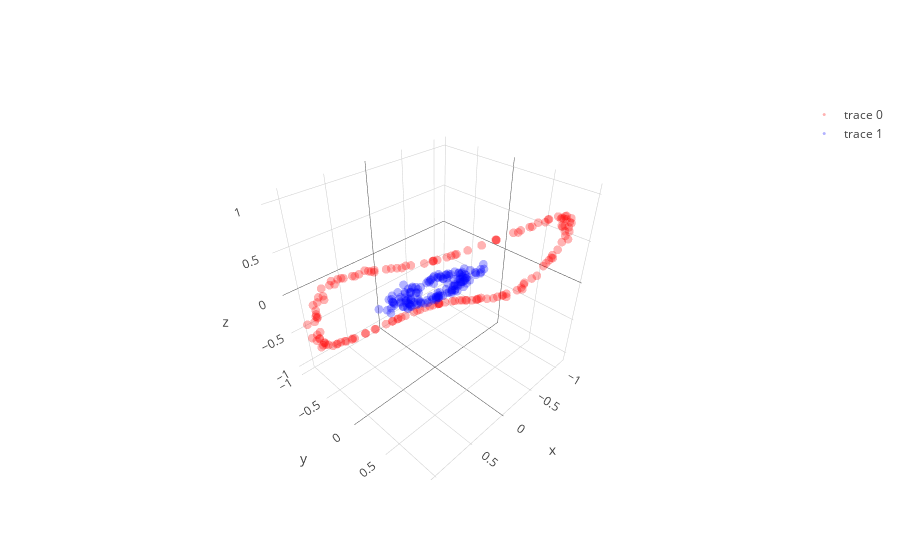

Notebook source saved alongside this figure:
### Code cell
# with all scale
expand_dim = 3
w1 = np.random.randn(2,expand_dim)
w2 = np.random.randn(expand_dim,1)

a = np.ones(expand_dim)
b = np.ones(expand_dim)
c = np.zeros(expand_dim)

w1 = _sym_decorrelation(w1)
w2 = w2/(np.sqrt(np.sum(w2**2)))

temp_X = np.copy(X)
mini_batch_size = 10
for iter in range(500):
    cum_loss = 0; temp_X   = shuffle(temp_X)
    
    for mini_batch in range(0,len(X),mini_batch_size):
        current_batch = temp_X[mini_batch:mini_batch+mini_batch_size]
        
        layer1 = current_batch @ w1
        layer1a= a*g(b*layer1)+c
#         layer1a= layer1a + (1/(iter+1))*np.random.randn(expand_dim)
        layer2 = layer1a       @ w2
        loss   = w2.T @ layer1a.T @ layer1a @ w2
        
        grad2 = -layer1a.T @ layer1a @ w2 
        grad1a= -layer1a@w2@w2.T
        grada = grad1a*g(b*layer1)
        gradb = grad1a*a*g_grad(b*layer1)*layer1
        gradc = grad1a
        grad1 = current_batch.T @(grad1a*a*g_grad(b*layer1)*b) - current_batch.T @ current_batch @ w1 

        w2 = w2 - 0.000009 * grad2
        a = a -   0.000005 * grada.mean(0)
        b = b -   0.000005 * gradb.mean(0)
        c = c -   0.000005 * gradc.mean(0)
        w1 = w1 - 0.000009 * grad1
        
        w1 = _sym_decorrelation(w1)
        w2 = w2/(np.sqrt(np.sum(w2**2)))
        cum_loss      = cum_loss + loss.mean()
        
    if iter%200==0:print('Iter : ',iter," Loss: ",cum_loss)

# projection
projected_mine = (a*g(b*(X @ w1))+c) @ w2

plt.figure(figsize=(20,5))
plt.subplot(1, 3, 1)
# plt.scatter(X[:, 0], X[:,1], color='red', alpha=0.5)
plt.scatter(X[y==0, 0], X[y==0, 1], color='red', alpha=0.5)
plt.scatter(X[y==1, 0], X[y==1, 1], color='blue', alpha=0.5)
plt.quiver(X.mean(0)[0], X.mean(0)[1], evector[0,0],evector[0,1], color=['b'], scale=2.5)
plt.quiver(X.mean(0)[0], X.mean(0)[1], evector[1,0],evector[1,1], color=['g'], scale=2.5)

plt.subplot(1, 3, 2,projection='3d')
one_layer_project = (a*g(b*(X @ w1))+c)
plt.scatter(one_layer_project[:,0],one_layer_project[:,1],one_layer_project[:,2], color='red')

plt.subplot(1, 3, 3)
# plt.scatter(projected_mine, np.zeros(len(projected_mine) ), color='red', alpha=0.5)
plt.scatter(projected_mine[y==0], np.zeros((len(projected_mine)//2)), color='red', alpha=0.5)
plt.scatter(projected_mine[y==1], np.zeros((len(projected_mine)//2)), color='blue', alpha=0.5)

plt.show()

trace1 = go.Scatter3d(
    x=one_layer_project[y==0,0],
    y=one_layer_project[y==0,1],
    z=one_layer_project[y==0,2],
    mode='markers',
    line=dict(color='red',width=0.5),
    marker=dict(size=3,opacity=0.3)
)

trace2 = go.Scatter3d(
    x=one_layer_project[y==1,0],
    y=one_layer_project[y==1,1],
    z=one_layer_project[y==1,2],
    mode='markers',
    line=dict(color='blue',width=0.5),
    marker=dict(size=3,opacity=0.3)
)
data = [trace1,trace2]
fig  = go.Figure(data=data)
iplot(fig)

### Figure 1 — Plotly figure (JSON) as saved in the notebook; plotly's stock layout.template omitted (floating-point values rounded to 4 significant figures; data arrays with more than 128 entries replaced by an {"elided": "..."} marker saying what was removed)
{"data": [{"line": {"color": "red", "width": 0.5}, "marker": {"opacity": 0.3, "size": 3}, "mode": "markers", "type": "scatter3d", "uid": "d2edd9d6-1f59-48e1-bd19-131b2f4e6725", "x": {"elided": "150 float values"}, "y": {"elided": "150 float values"}, "z": {"elided": "150 float values"}}, {"line": {"color": "blue", "width": 0.5}, "marker": {"opacity": 0.3, "size": 3}, "mode": "markers", "type": "scatter3d", "uid": "6243befb-a365-4c17-8621-163acc333d13", "x": {"elided": "150 float values"}, "y": {"elided": "150 float values"}, "z": {"elided": "150 float values"}}], "layout": {}}
